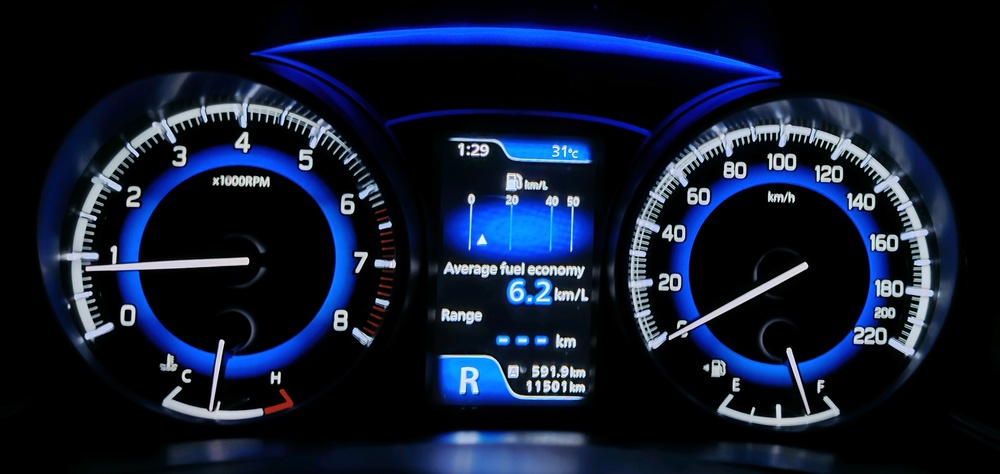
#> input picture Images/1.jpg, 1000 x 474 px, shrunk from 3281 x 1556 before the run
$ python -i analog_detecter.py   (imports and definitions only)
#> lines starting #> are read from the running program, lines starting #| are printed output that depends on the picture; after the words box and inside, x2 and y2 are one past the last pixel; in counts of white or black regions, pixels touching at a corner belong together
#> further down, picture is the input picture: shape (474, 1000, 3); mean B, G, R 46, 26.1, 17.4
import cv2
import numpy as np
import os
import math

# Function to detect the circle and the needle, calculate the angle
def detect_circle_and_needle(image):
    # Convert to grayscale
    gray = cv2.cvtColor(image, cv2.COLOR_BGR2GRAY)
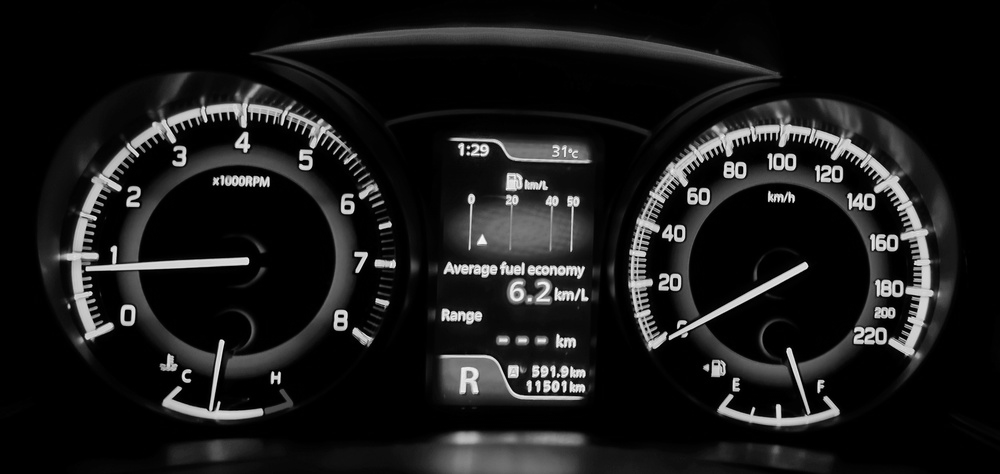
#> gray: shape (474, 1000); min 0, max 253, mean 25.7

    # Apply Gaussian blur to reduce noise
    blurred = cv2.GaussianBlur(gray, (9, 9), 2)
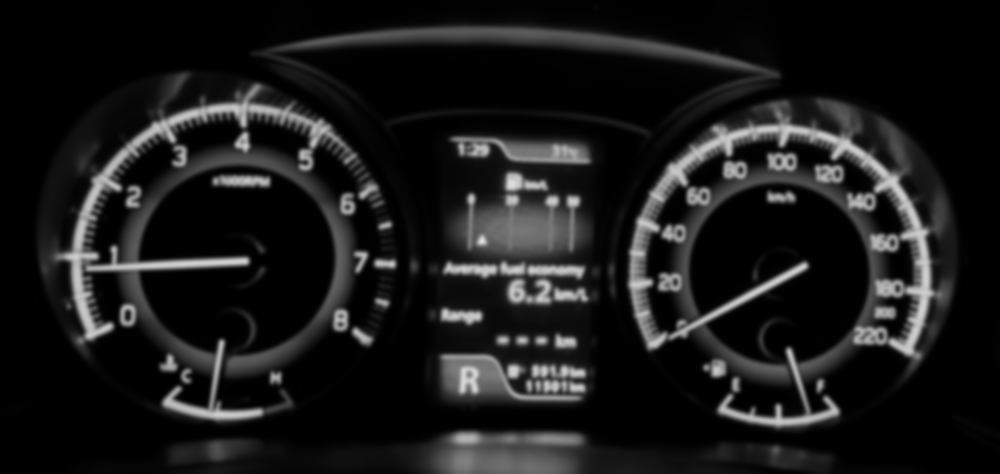
#> blurred: shape (474, 1000); min 0, max 224, mean 25.7

    # Detect circles using HoughCircles
    minRadius = int(blurred.shape[1] * 0.3)  # Adjust based on size
#> minRadius = 300
    maxRadius = int(blurred.shape[1] * 0.45)
#> maxRadius = 450

    circles = cv2.HoughCircles(blurred, cv2.HOUGH_GRADIENT, dp=1.2, minDist=100,
                               param1=50, param2=30, minRadius=minRadius, maxRadius=maxRadius)
#> circles = [[491.4, 455.4, 429.5], [583.8, 18.6, 325.2], [389.4, 419.4, 380.6], [591, 427.8, 376.7]]

    if circles is not None:
        # Round to integer values for circle parameters
        circles = np.round(circles[0, :]).astype("int")
#> circles = [[491, 455, 429], [584, 19, 325], [389, 419, 381], [591, 428, 377]]
        x, y, r = circles[0]
#> x = 491; y = 455; r = 429

        # Draw the detected circle and its center
        cv2.circle(image, (x, y), r, (0, 255, 0), 4)
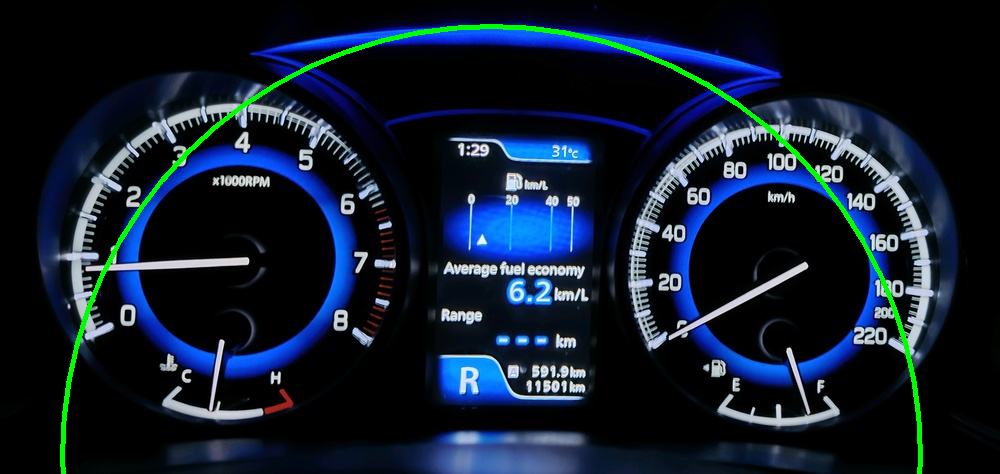
#> image: shape (474, 1000, 3); 1.44% of pixels changed, all inside (x1, y1, x2, y2) = (60, 24, 923, 474)
        cv2.circle(image, (x, y), 5, (0, 128, 255), -1)
#> image: shape (474, 1000, 3); 0.02% of pixels changed, all inside (x1, y1, x2, y2) = (486, 450, 497, 461)

        # Detect edges to find the needle
        edges = cv2.Canny(blurred, 50, 150)
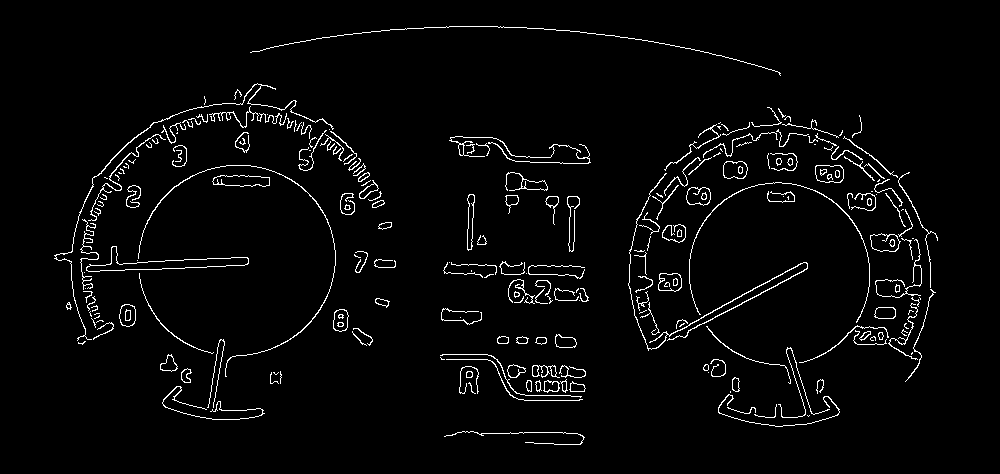
#> edges: shape (474, 1000); 3.1% white in thin lines or dots, all inside (x1, y1, x2, y2) = (54, 26, 938, 445)

        # Mask to isolate the region inside the circle
        mask = np.zeros_like(edges)
        cv2.circle(mask, (x, y), r, (255, 255, 255), thickness=-1)
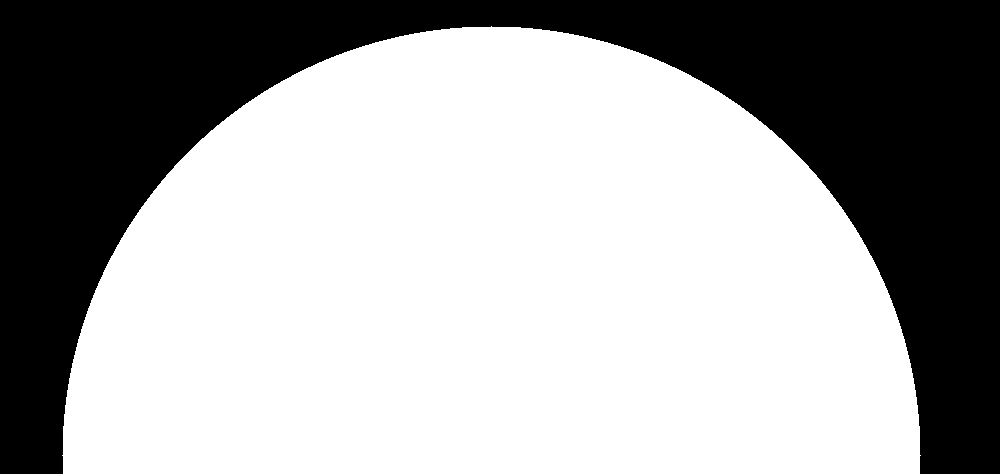
#> mask: shape (474, 1000); 64.3% white; 1 black region, box (x1, y1, x2, y2) and area: (0, 0, 1000, 474) 169068
        masked_edges = cv2.bitwise_and(edges, edges, mask=mask)
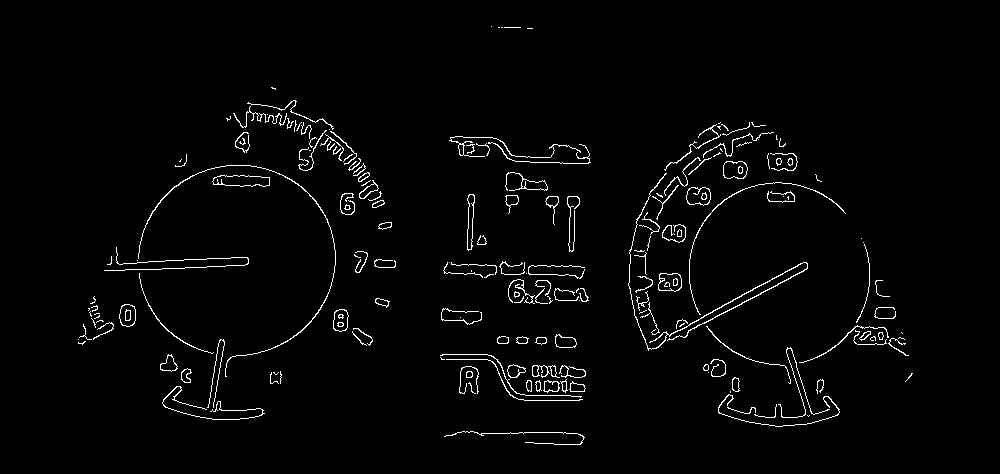
#> masked_edges: shape (474, 1000); 2.2% white in thin lines or dots, all inside (x1, y1, x2, y2) = (78, 26, 913, 445)

        # Use HoughLines to detect lines in the image
        lines = cv2.HoughLinesP(masked_edges, rho=1, theta=np.pi / 180, threshold=100,
                                minLineLength=int(r * 0.5), maxLineGap=10)
#> lines = None

        if lines is not None:
            # Find the longest line (assumed to be the needle)
            max_length = 0
            needle_tip = None

            for line in lines:
                x1, y1, x2, y2 = line[0]
                length = np.sqrt((x2 - x1) ** 2 + (y2 - y1) ** 2)

                # Check if the line starts near the circle center
                if length > max_length and (x1 - x) ** 2 + (y1 - y) ** 2 < r ** 2:
                    max_length = length
                    needle_tip = (x2, y2) if np.sqrt((x2 - x) ** 2 + (y2 - y) ** 2) > np.sqrt((x1 - x) ** 2 + (y1 - y) ** 2) else (x1, y1)

            if needle_tip is not None:
                # Draw a line from the center to the needle tip
                cv2.line(image, (x, y), needle_tip, (255, 0, 0), 2)

                # Calculate the angle between the needle and the right horizontal
                dx = needle_tip[0] - x
                dy = needle_tip[1] - y
                theta = math.degrees(math.atan2(dy, dx))

                # Normalize the angle to be in range [0, 360]
                if theta < 0:
                    theta += 360

                return image, (theta - 360) * -1

    return image, None

# Main function to process all images in the folder
def get_analog_output(img_path, output_folder, img_name):
    img = cv2.imread(img_path)

    # Crop the image to the left 50% (for the left-side analog)
    width = img.shape[1]
    img_left = img[:, :width//2]

    # Detect the circle and needle in the left side of the image
    processed_img_left, angle_left = detect_circle_and_needle(img_left)

    # Save the processed image with detected circle and needle for the left part
    output_path_left = os.path.join(output_folder, 'left_' + img_name)
    cv2.imwrite(output_path_left, processed_img_left)

    if angle_left is not None:
        print(f"{img_name} (Left) - Needle Angle: {angle_left:.2f} degrees")
        print(f"Analog Value: {7 -0.1- (angle_left) /30}")
    else:
        print(f"{img_name} (Left) - Circle or needle not detected.")


    # Crop the image to the right 50% (for the right-side speed analog)
    img_right = img[:, width//2:]

    # Detect the circle and needle in the right side of the image
    processed_img_right, angle_right = detect_circle_and_needle(img_right)

    # Save the processed image with detected circle and needle for the right part
    output_path_right = os.path.join(output_folder, 'right_' + img_name)
    cv2.imwrite(output_path_right, processed_img_right)

    if angle_right is not None:
        print(f"{img_name} (Right) - Needle Angle: {angle_right:.2f} degrees")
        print(f"Analog Value: {(9-(angle_right*10)/240-0.3)*20}kmph") # 3 units error
    else:
        print(f"{img_name} (Right) - Circle or needle not detected.")

>>> import cv2
>>> picture = cv2.imread('Images/1.jpg')
>>> result = detect_circle_and_needle(picture)

$ run again, on Images/11.jpg
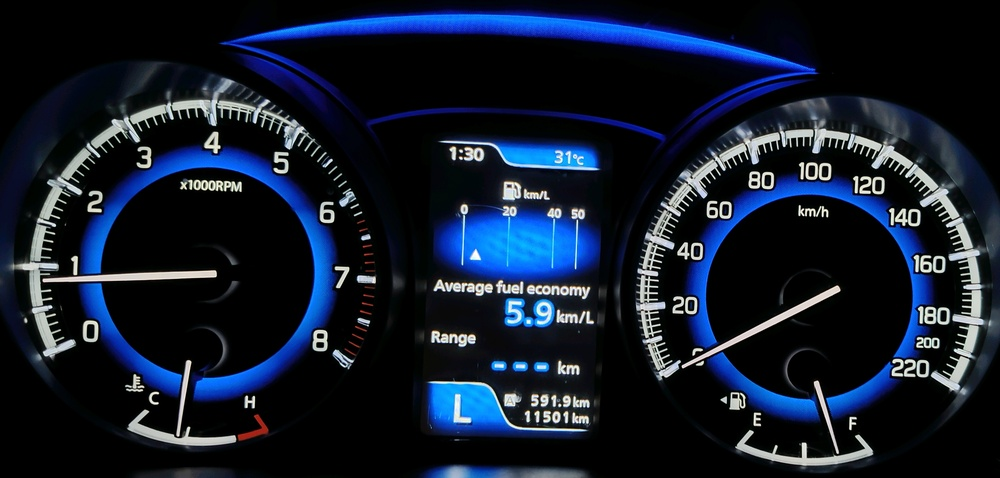
#> input picture Images/11.jpg, 1000 x 478 px, shrunk from 3187 x 1524 before the run
#> picture is the input picture: shape (478, 1000, 3); mean B, G, R 44.5, 28.1, 18.9
#> in detect_circle_and_needle, `blurred = cv2.GaussianBlur(gray, (9, 9), 2)`:
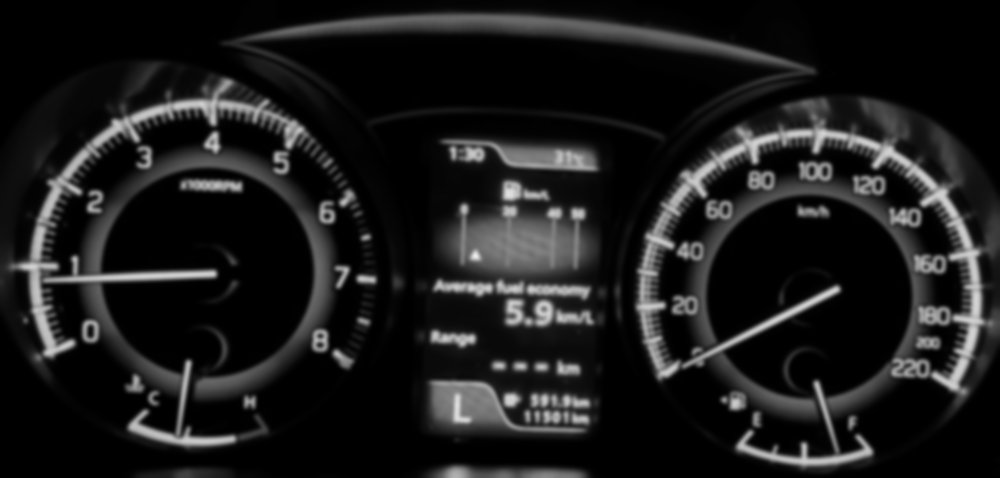
#> blurred: shape (478, 1000); min 0, max 236, mean 27.2
#> in detect_circle_and_needle, `circles = cv2.HoughCircles(blurred, cv2.HOUGH_GRADIENT, dp=1.2, minDis..`: circles = [[591, 21, 352.9], [597, 438.6, 413.5], [495, 460.2, 446.6], [352.2, 405, 372.6], [472.2, 341.4, 329.2], [897, 453, 331.4], [696.6, 463.8, 304]]
#> in detect_circle_and_needle, `circles = np.round(circles[0, :]).astype("int")`: circles = [[591, 21, 353], [597, 439, 414], [495, 460, 447], [352, 405, 373], [472, 341, 329], [897, 453, 331], [697, 464, 304]]
#> x = 591; y = 21; r = 353
#> edges: shape (478, 1000); 3.6% white in thin lines or dots
#> mask: shape (478, 1000); 44.1% white; 1 white region, box (x1, y1, x2, y2) and area: (238, 0, 945, 375) 210875
#> in detect_circle_and_needle, `masked_edges = cv2.bitwise_and(edges, edges, mask=mask)`:
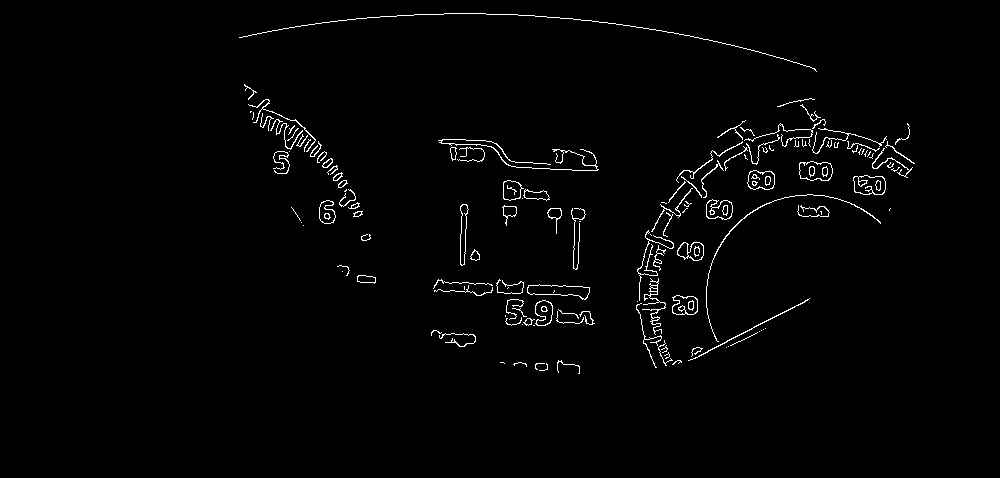
#> masked_edges: shape (478, 1000); 1.6% white in thin lines or dots, all inside (x1, y1, x2, y2) = (239, 13, 915, 374)
#> lines = None
